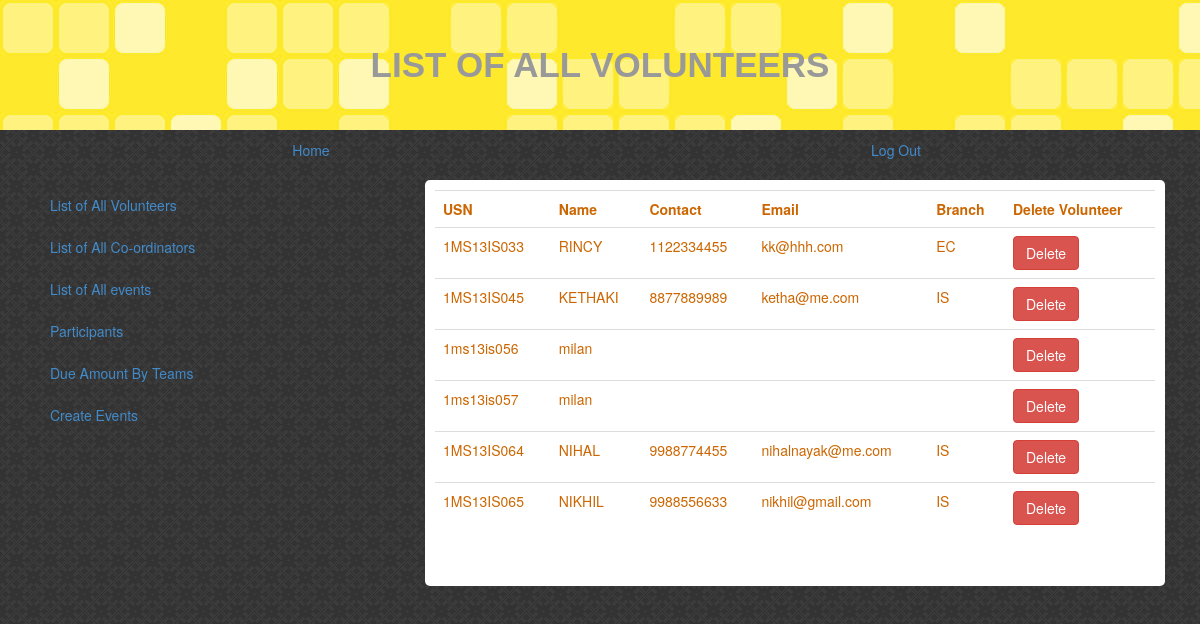
Page /project/allVolunteers.php (signed in) on the committed database.
### tables this page shows
CREATE TABLE IF NOT EXISTS `volunteer` (
  `NAME` varchar(30) DEFAULT NULL,
  `USN` varchar(15) NOT NULL DEFAULT '',
  `EMAIL` varchar(50) DEFAULT NULL,
  `BRANCH` varchar(5) DEFAULT NULL,
  `PHNO` varchar(15) DEFAULT NULL,
  `PWD` varchar(30) DEFAULT NULL,
  `SEM` varchar(2) DEFAULT NULL,
  `SEC` varchar(2) DEFAULT NULL,
  `eid` int(11) DEFAULT NULL
);

### project/allVolunteers.php (the view, shortened to what this page needs)
<!DOCTYPE html PUBLIC "-//W3C//DTD XHTML 1.0 Transitional//EN" "http://www.w3.org/TR/xhtml1/DTD/xhtml1-transitional.dtd">
<html xmlns="http://www.w3.org/1999/xhtml">
<head>
<?php
function checkAdmin()
{
	$admin = 'admin';
	if($_SESSION['user'] == $admin)
	return 1;
	else
	return 0;
}
?>
<link href="../css/styleForProject.css" rel="stylesheet" type="text/css"/>
<link href="../css/bootstrap.min.css"  rel="stylesheet" type="text/css"/>
</head>
<body>
<div class="container-fluid">
<div class="row">
<header id="pageHeader" >
List of All Volunteers</header>
</div></div>
<div class="container">
<div class="row">
<div class="nav nav-pills nav-justified">
<li><a href="myAccount.php">Home</a></li>
<li><a href="logout.php">Log Out</a></li>
</div>
</div>
</div>
<div class="container">
<div class="row">
<div class="col-sm-4">
<div id="sidebar">
<div class="nav nav-pills nav-stacked">
<li role="presentation"><a href="allVolunteers.php">List of All Volunteers</a></li>
<li role="presentation"><a href="allCoordinators.php">List of All Co-ordinators</a></li>
<li role="presentation"><a href="eventDetails.php">List of All events</a></li>
<li role="presentation"><a href="allParticipants.php">Participants</a></li>
<li role="presentation"><a href="dueAmt.php">Due Amount By Teams</a></li>
<?php
if(checkAdmin())
{
?>
<li role="presentation"><a href="createEvents.php">Create Events</a></li>;
<?php } ?>
</div>
</div>
</div>
<div class="col-sm-8">
<div class="box">
<?php
$sql_for_participants = "select * from volunteer";
$result_part = mysql_query($sql_for_participants);
$table = "<table class='table'><tr><th>USN</th><th>Name</th><th>Contact</th><th>Email</th><th>Branch</th>";
if(checkAdmin())
{
	$table.="<th>Delete Volunteer</th>";
}
	while ($row = mysql_fetch_array($result_part	))
	{
		$table.="<tr><td>".$row['USN']."</td><td>".$row['NAME']."</td><td>".$row['PHNO']."</td><td>".$row['EMAIL']."</td><td>".$row['BRANCH']."</td>";
		if(checkAdmin()){
		$table.="<td><a href='allVolunteers.php?USN=".$row['USN']."' class='btn btn-danger'>Delete</a></td></tr>";
		}
		else
		{
			$table.="</tr>";
		}
	}
	$table.="</table>";
	echo $table;
	?>
<br /><br />
<p>
</p>
</div>
</div>
</div>
</div>
</body>
</html>

### css/styleForProject.css (style rules this page uses)
#pageHeader { background:#39F url(../img/bgImg.png) ; color:#999; text-align:center; font-size:2.5em; font-weight:900; font-family:Arial, Helvetica, sans-serif; padding:40px 0px; text-transform:uppercase; overflow:hidden; }
body { background: url(../img/dark_embroidery.png); line-height:1.618em; }
#sidebar { margin:10px 0px; padding:5px; }
.box { border-radius:5px; padding:10px; margin:10px 5px; line-height:1.618px; background:white; color:#C60; }
p { font-size:1.5em; margin: 5px; padding:5px; }

### rows in the picture
volunteer: USN "1MS13IS033", NAME "RINCY", PHNO "1122334455", EMAIL "kk@hhh.com", BRANCH "EC"
volunteer: USN "1MS13IS045", NAME "KETHAKI", PHNO "8877889989", EMAIL "ketha@me.com", BRANCH "IS"
volunteer: USN "1ms13is056", NAME "milan"
volunteer: USN "1ms13is057", NAME "milan"
volunteer: USN "1MS13IS064", NAME "NIHAL", PHNO "9988774455", EMAIL "nihalnayak@me.com", BRANCH "IS"
volunteer: USN "1MS13IS065", NAME "NIKHIL", PHNO "9988556633", EMAIL "nikhil@gmail.com", BRANCH "IS"
